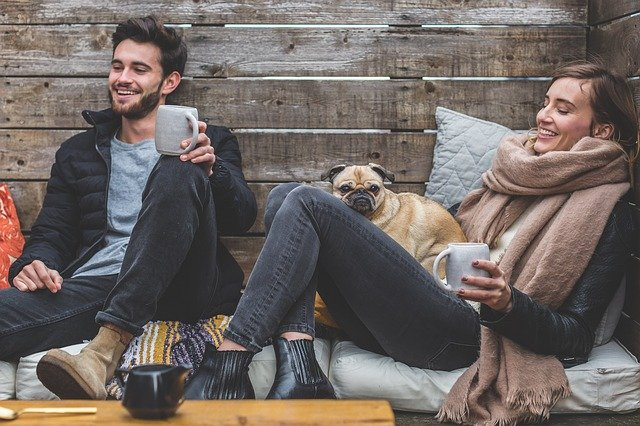
#> input picture imgs/people.jpg, 640 x 426 px
$ python L10_detectFaces.py
#> lines starting #> are read from the running program, lines starting #| are printed output that depends on the picture; after the words box and inside, x2 and y2 are one past the last pixel; in counts of white or black regions, pixels touching at a corner belong together
import cv2

# Create custom cascades
# TODO: Find the original files from openCV
faceCascade = cv2.CascadeClassifier("faceRecogResources/haarcascade_frontalface_default.xml")
img = cv2.imread("imgs/people.jpg")
#> img is the input picture: shape (426, 640, 3); mean B, G, R 98.9, 103.1, 112.1

imgGray = cv2.cvtColor(img, cv2.COLOR_BGR2GRAY)
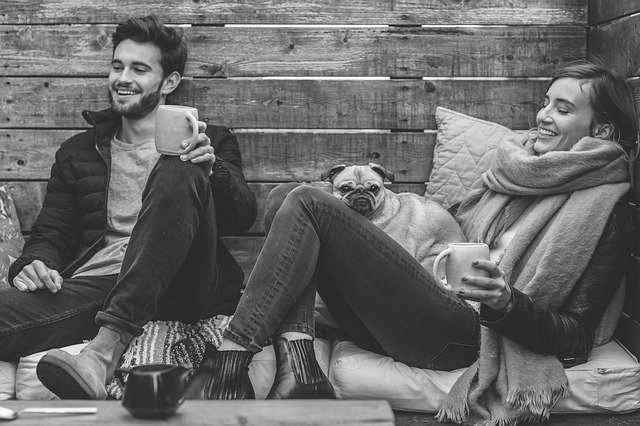
#> imgGray: shape (426, 640); min 1, max 255, mean 105.3

                                        #Scale and minimum neighbours
                                        # Experiment on these!
faces = faceCascade.detectMultiScale(imgGray, 1.1, 4)
#> faces = [[96, 42, 65, 65]]

for (x, y, w, h) in faces:
    cv2.rectangle(img, (x,y), (x+w, y+h), (0,255,255), 2)
#> this loop made 1 pass
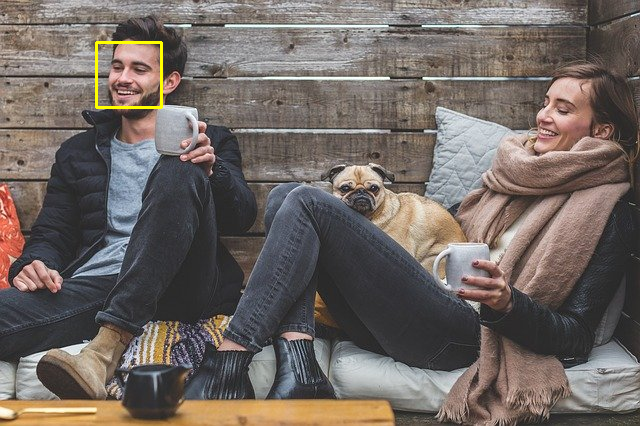
#> img: shape (426, 640, 3); 0.28% of pixels changed, all inside (x1, y1, x2, y2) = (95, 41, 163, 109)

cv2.imshow("Normal", img)

cv2.waitKey(0)

cv2.destroyAllWindows()

$ run again, with imgs/sky.jpg copied over imgs/people.jpg
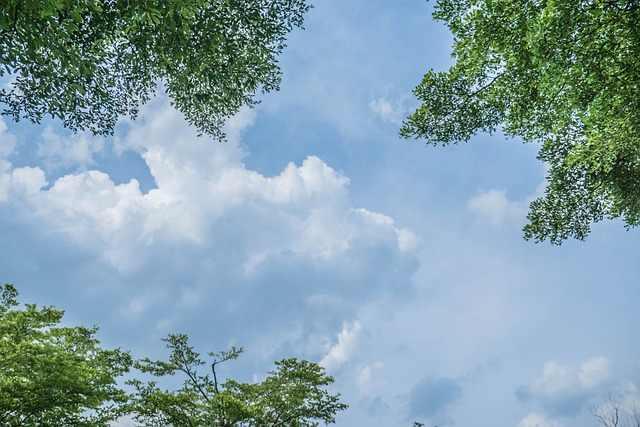
#> input picture imgs/sky.jpg, 640 x 427 px
#> img is the input picture: shape (427, 640, 3); mean B, G, R 168.1, 158.5, 130.7
#> `imgGray = cv2.cvtColor(img, cv2.COLOR_BGR2GRAY)`:
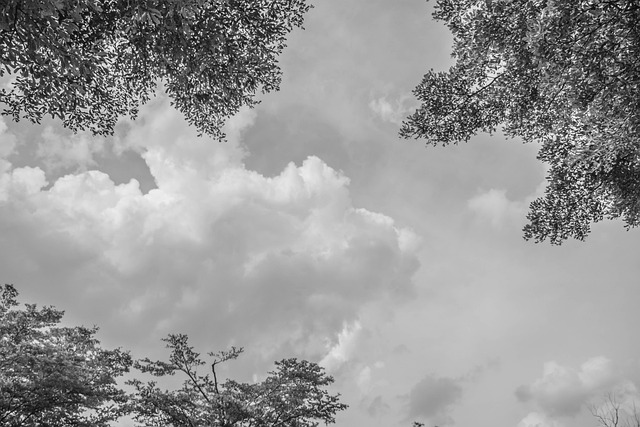
#> imgGray: shape (427, 640); min 1, max 251, mean 151.3
#> faces = ()
